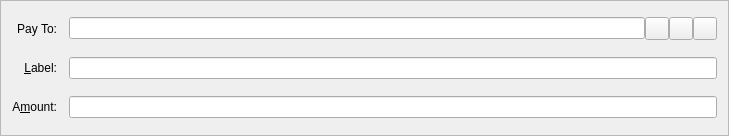
<?xml version="1.0" encoding="UTF-8"?>
<ui version="4.0">
 <class>SendCoinsEntry</class>
 <widget class="QFrame" name="SendCoinsEntry">
  <property name="geometry">
   <rect>
    <x>0</x>
    <y>0</y>
    <width>729</width>
    <height>136</height>
   </rect>
  </property>
  <property name="windowTitle">
   <string>Form</string>
  </property>
  <property name="frameShape">
   <enum>QFrame::StyledPanel</enum>
  </property>
  <property name="frameShadow">
   <enum>QFrame::Sunken</enum>
  </property>
  <layout class="QGridLayout" name="gridLayout">
   <property name="spacing">
    <number>12</number>
   </property>
   <item row="5" column="0">
    <widget class="QLabel" name="label">
     <property name="text">
      <string>A&amp;mount:</string>
     </property>
     <property name="alignment">
      <set>Qt::AlignRight|Qt::AlignTrailing|Qt::AlignVCenter</set>
     </property>
     <property name="buddy">
      <cstring>payAmount</cstring>
     </property>
    </widget>
   </item>
   <item row="3" column="0">
    <widget class="QLabel" name="label_2">
     <property name="text">
      <string>Pay To:</string>
     </property>
     <property name="alignment">
      <set>Qt::AlignRight|Qt::AlignTrailing|Qt::AlignVCenter</set>
     </property>
     <property name="buddy">
      <cstring>payTo</cstring>
     </property>
    </widget>
   </item>
   <item row="5" column="1">
    <widget class="BitcoinAmountField" name="payAmount"/>
   </item>
   <item row="4" column="1">
    <layout class="QHBoxLayout" name="horizontalLayout_2">
     <property name="spacing">
      <number>0</number>
     </property>
     <item>
      <widget class="QValidatedLineEdit" name="addAsLabel">
       <property name="enabled">
        <bool>true</bool>
       </property>
       <property name="toolTip">
        <string>Enter a label for this address to add it to your address book</string>
       </property>
      </widget>
     </item>
    </layout>
   </item>
   <item row="4" column="0">
    <widget class="QLabel" name="label_4">
     <property name="text">
      <string>&amp;Label:</string>
     </property>
     <property name="alignment">
      <set>Qt::AlignRight|Qt::AlignTrailing|Qt::AlignVCenter</set>
     </property>
     <property name="buddy">
      <cstring>addAsLabel</cstring>
     </property>
    </widget>
   </item>
   <item row="3" column="1">
    <layout class="QHBoxLayout" name="payToLayout">
     <property name="spacing">
      <number>0</number>
     </property>
     <item>
      <widget class="QValidatedLineEdit" name="payTo">
       <property name="toolTip">
        <string>The address to send the payment to  (e.g. 4Zo1ga6xuKuQ7JV7M9rGDoxdbYwV5zgQJ5)</string>
       </property>
       <property name="maxLength">
        <number>34</number>
       </property>
      </widget>
     </item>
     <item>
      <widget class="QToolButton" name="addressBookButton">
       <property name="toolTip">
        <string>Choose address from address book</string>
       </property>
       <property name="text">
        <string/>
       </property>
       <property name="icon">
        <iconset resource="../bitcoin.qrc">
         <normaloff>:/icons/address-book</normaloff>:/icons/address-book</iconset>
       </property>
       <property name="shortcut">
        <string>Alt+A</string>
       </property>
      </widget>
     </item>
     <item>
      <widget class="QToolButton" name="pasteButton">
       <property name="toolTip">
        <string>Paste address from clipboard</string>
       </property>
       <property name="text">
        <string/>
       </property>
       <property name="icon">
        <iconset resource="../bitcoin.qrc">
         <normaloff>:/icons/editpaste</normaloff>:/icons/editpaste</iconset>
       </property>
       <property name="shortcut">
        <string>Alt+P</string>
       </property>
      </widget>
     </item>
     <item>
      <widget class="QToolButton" name="deleteButton">
       <property name="toolTip">
        <string>Remove this recipient</string>
       </property>
       <property name="text">
        <string/>
       </property>
       <property name="icon">
        <iconset resource="../bitcoin.qrc">
         <normaloff>:/icons/remove</normaloff>:/icons/remove</iconset>
       </property>
      </widget>
     </item>
    </layout>
   </item>
  </layout>
 </widget>
 <customwidgets>
  <customwidget>
   <class>QValidatedLineEdit</class>
   <extends>QLineEdit</extends>
   <header>qvalidatedlineedit.h</header>
  </customwidget>
  <customwidget>
   <class>BitcoinAmountField</class>
   <extends>QLineEdit</extends>
   <header>bitcoinamountfield.h</header>
   <container>1</container>
  </customwidget>
 </customwidgets>
 <resources>
  <include location="../bitcoin.qrc"/>
 </resources>
 <connections/>
</ui>
